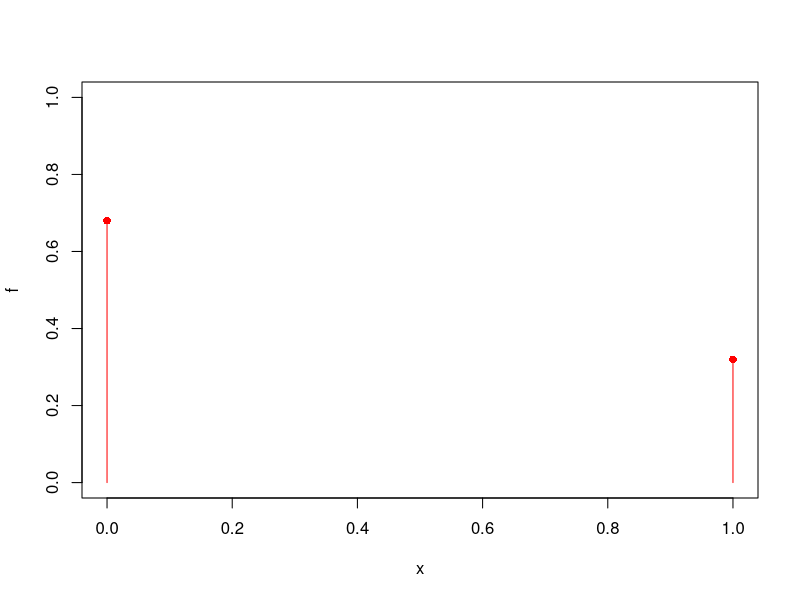
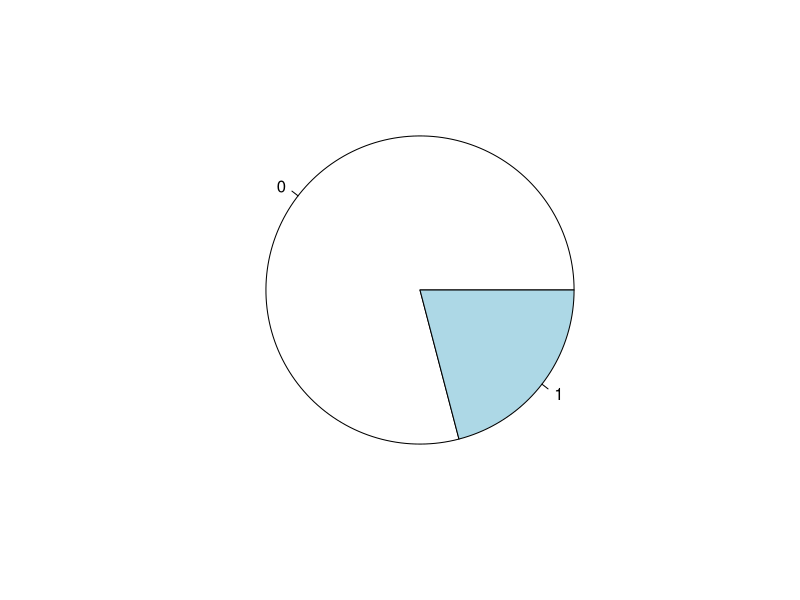
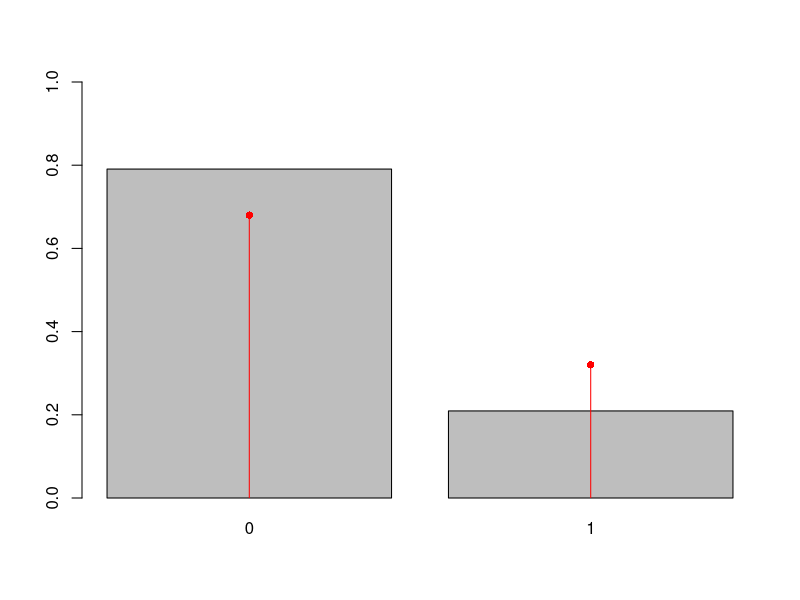
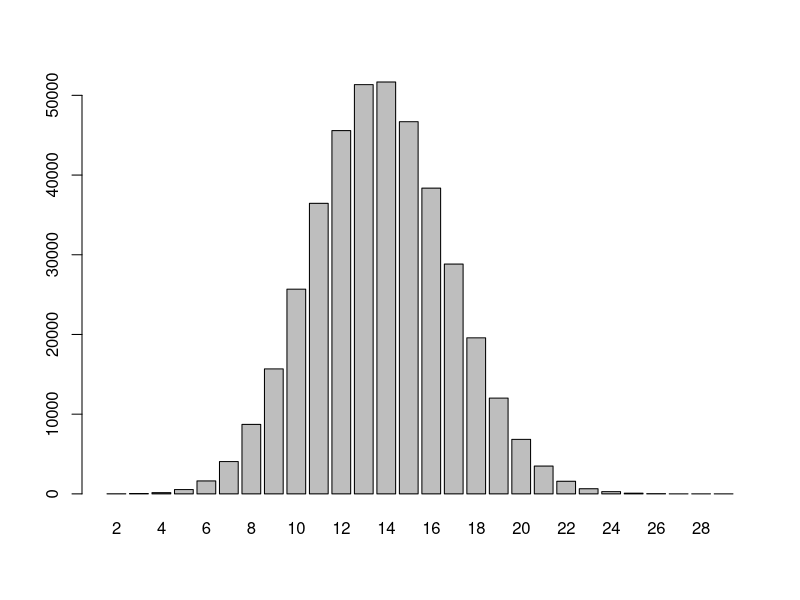
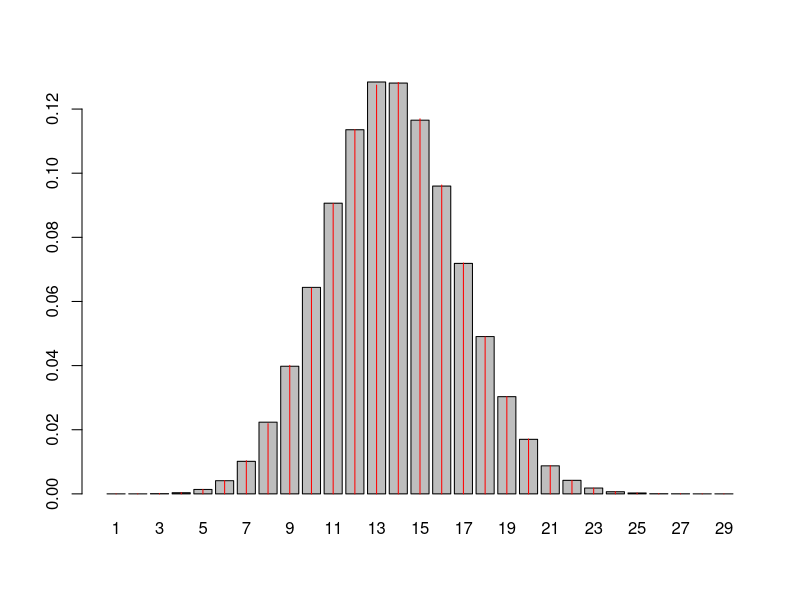
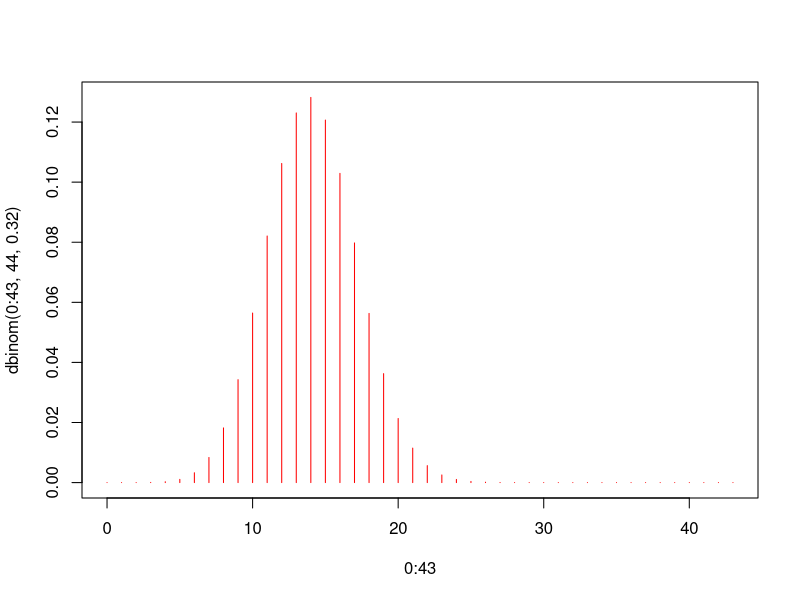
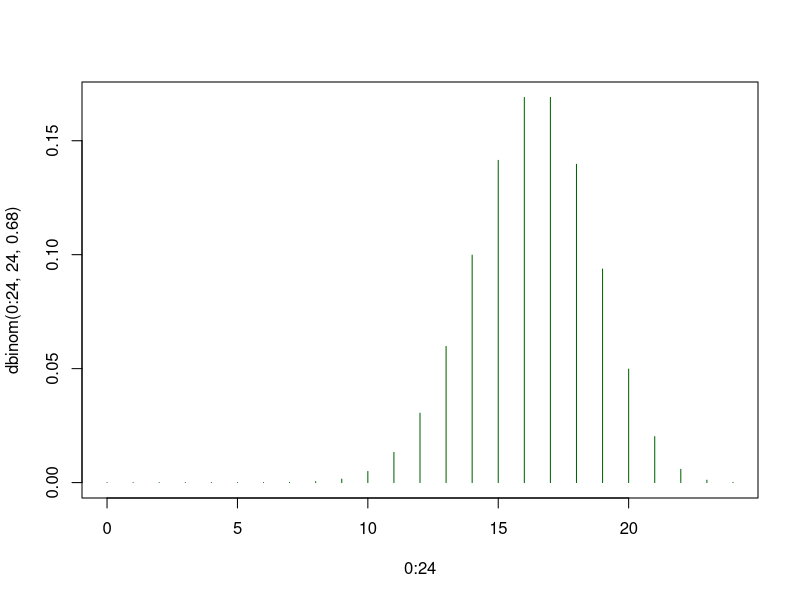

Reproduce these figures in R, in order.
#ensayo de Bernoulli

x = c(0,1)
f = c(0.68, 0.32)

plot(x, f, type='h', ylim= c(0,1), col='red')
points(x,f, pch=16, col='red')

n= 43
muestra = sample(x, n, f, replace=TRUE)
table(muestra)/n
pie(table(muestra))
mean(muestra)

bar= barplot(table(muestra)/n, ylim= c(0,1))
lines(bar, f, type='h', , col='red')
points(bar,f, pch=16, col='red')


muestra = sample(x, n, f, replace=TRUE)
muestra
y = function(i){sum(sample(x, n, f, replace=TRUE))}
y(1)
y(2)

set.seed(123)
m = 400000
barplot(table(sapply(1:m, y)))

encuestas = (sapply(1:m, y))
fr = table(encuestas)/m  
fr['13']             

dbinom(13, 43, 0.32)
xx = names(fr)
br = barplot(table(encuestas)/m)
lines(br, dbinom(1:29, 43, 0.32), type='h', col='red')
points(bar,f, pch=16, col='red')

#apartado 2
dbinom(17, 44, 0.32)#probabilidad de que salga 17
plot(0:43, dbinom(0:43, 44, 0.32), type='h', col='red')

pbinom(16, 44, 0.32)#probabilidad de que salga menos de 17

#apartado 3
n = 24
x = c(0,1)
f = c(0.32, 0.68)
xstar = function(i){sum(sample(x, n, f, replace = TRUE))}
set.seed(123)
m = 1000000
encuestas = sapply(1:m, xstar)
xbar = mean(encuestas)
xbar

n*0.68

var(encuestas)
n*0.68*0.32

qbinom(0.25, 24, 0.68)
plot(0:24, dbinom(0:24, 24, 0.68), type='h', col='darkgreen')

#apartado 4

46*0.32
